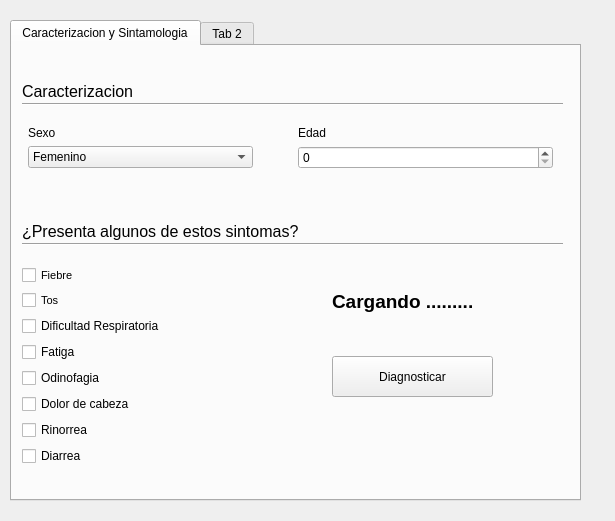
<?xml version="1.0" encoding="UTF-8"?>
<ui version="4.0">
 <class>Dialog</class>
 <widget class="QDialog" name="Dialog">
  <property name="geometry">
   <rect>
    <x>0</x>
    <y>0</y>
    <width>615</width>
    <height>521</height>
   </rect>
  </property>
  <property name="windowTitle">
   <string>Diagnostico COVID</string>
  </property>
  <widget class="QTabWidget" name="tabWidget">
   <property name="geometry">
    <rect>
     <x>10</x>
     <y>20</y>
     <width>571</width>
     <height>481</height>
    </rect>
   </property>
   <widget class="QWidget" name="tab">
    <attribute name="title">
     <string>Caracterizacion y Sintamologia</string>
    </attribute>
    <widget class="QLabel" name="loading">
     <property name="enabled">
      <bool>true</bool>
     </property>
     <property name="geometry">
      <rect>
       <x>320</x>
       <y>220</y>
       <width>201</width>
       <height>71</height>
      </rect>
     </property>
     <property name="font">
      <font>
       <pointsize>14</pointsize>
       <weight>75</weight>
       <bold>true</bold>
      </font>
     </property>
     <property name="text">
      <string>Cargando .........</string>
     </property>
    </widget>
    <widget class="QLabel" name="labelPregunta">
     <property name="geometry">
      <rect>
       <x>10</x>
       <y>170</y>
       <width>401</width>
       <height>31</height>
      </rect>
     </property>
     <property name="font">
      <font>
       <pointsize>12</pointsize>
      </font>
     </property>
     <property name="text">
      <string>¿Presenta algunos de estos sintomas?</string>
     </property>
    </widget>
    <widget class="Line" name="line">
     <property name="geometry">
      <rect>
       <x>10</x>
       <y>50</y>
       <width>541</width>
       <height>16</height>
      </rect>
     </property>
     <property name="orientation">
      <enum>Qt::Horizontal</enum>
     </property>
    </widget>
    <widget class="QLabel" name="labelPregunta_2">
     <property name="geometry">
      <rect>
       <x>10</x>
       <y>30</y>
       <width>401</width>
       <height>31</height>
      </rect>
     </property>
     <property name="font">
      <font>
       <pointsize>12</pointsize>
      </font>
     </property>
     <property name="text">
      <string>Caracterizacion</string>
     </property>
    </widget>
    <widget class="QWidget" name="formLayoutWidget">
     <property name="geometry">
      <rect>
       <x>10</x>
       <y>80</y>
       <width>231</width>
       <height>71</height>
      </rect>
     </property>
     <layout class="QFormLayout" name="formLayout">
      <item row="2" column="1">
       <widget class="QComboBox" name="sexo">
        <item>
         <property name="text">
          <string>Femenino</string>
         </property>
        </item>
        <item>
         <property name="text">
          <string>Masculino</string>
         </property>
        </item>
       </widget>
      </item>
      <item row="1" column="1">
       <widget class="QLabel" name="label">
        <property name="text">
         <string>Sexo</string>
        </property>
       </widget>
      </item>
     </layout>
    </widget>
    <widget class="QWidget" name="formLayoutWidget_2">
     <property name="geometry">
      <rect>
       <x>280</x>
       <y>80</y>
       <width>261</width>
       <height>71</height>
      </rect>
     </property>
     <layout class="QFormLayout" name="formLayout_2">
      <item row="2" column="1">
       <widget class="QSpinBox" name="edad"/>
      </item>
      <item row="1" column="1">
       <widget class="QLabel" name="label_2">
        <property name="text">
         <string>Edad</string>
        </property>
       </widget>
      </item>
     </layout>
    </widget>
    <widget class="QPushButton" name="enviar">
     <property name="enabled">
      <bool>true</bool>
     </property>
     <property name="geometry">
      <rect>
       <x>320</x>
       <y>310</y>
       <width>161</width>
       <height>41</height>
      </rect>
     </property>
     <property name="text">
      <string>Diagnosticar</string>
     </property>
     <property name="checkable">
      <bool>true</bool>
     </property>
     <property name="autoDefault">
      <bool>false</bool>
     </property>
    </widget>
    <widget class="QWidget" name="formLayoutWidget_3">
     <property name="geometry">
      <rect>
       <x>10</x>
       <y>220</y>
       <width>251</width>
       <height>219</height>
      </rect>
     </property>
     <layout class="QFormLayout" name="formLayout_3">
      <item row="0" column="0" colspan="2">
       <widget class="QCheckBox" name="fiebre">
        <property name="font">
         <font>
          <pointsize>8</pointsize>
         </font>
        </property>
        <property name="text">
         <string>Fiebre</string>
        </property>
        <property name="checked">
         <bool>false</bool>
        </property>
       </widget>
      </item>
      <item row="1" column="0" colspan="2">
       <widget class="QCheckBox" name="tos">
        <property name="font">
         <font>
          <pointsize>8</pointsize>
         </font>
        </property>
        <property name="text">
         <string>Tos</string>
        </property>
       </widget>
      </item>
      <item row="2" column="0" colspan="2">
       <widget class="QCheckBox" name="dificultad_respiratoria">
        <property name="text">
         <string>Dificultad Respiratoria</string>
        </property>
       </widget>
      </item>
      <item row="3" column="0" colspan="2">
       <widget class="QCheckBox" name="fatiga">
        <property name="text">
         <string>Fatiga</string>
        </property>
       </widget>
      </item>
      <item row="4" column="0" colspan="2">
       <widget class="QCheckBox" name="odinofagia">
        <property name="text">
         <string>Odinofagia</string>
        </property>
       </widget>
      </item>
      <item row="5" column="0" colspan="2">
       <widget class="QCheckBox" name="dolor_cabeza">
        <property name="text">
         <string>Dolor de cabeza</string>
        </property>
       </widget>
      </item>
      <item row="6" column="0" colspan="2">
       <widget class="QCheckBox" name="rinorrea">
        <property name="text">
         <string>Rinorrea</string>
        </property>
       </widget>
      </item>
      <item row="7" column="0" colspan="2">
       <widget class="QCheckBox" name="diarrea">
        <property name="text">
         <string>Diarrea</string>
        </property>
       </widget>
      </item>
     </layout>
    </widget>
    <widget class="Line" name="line_2">
     <property name="geometry">
      <rect>
       <x>10</x>
       <y>190</y>
       <width>541</width>
       <height>16</height>
      </rect>
     </property>
     <property name="orientation">
      <enum>Qt::Horizontal</enum>
     </property>
    </widget>
   </widget>
   <widget class="QWidget" name="tab_2">
    <attribute name="title">
     <string>Tab 2</string>
    </attribute>
   </widget>
  </widget>
 </widget>
 <resources/>
 <connections/>
</ui>
